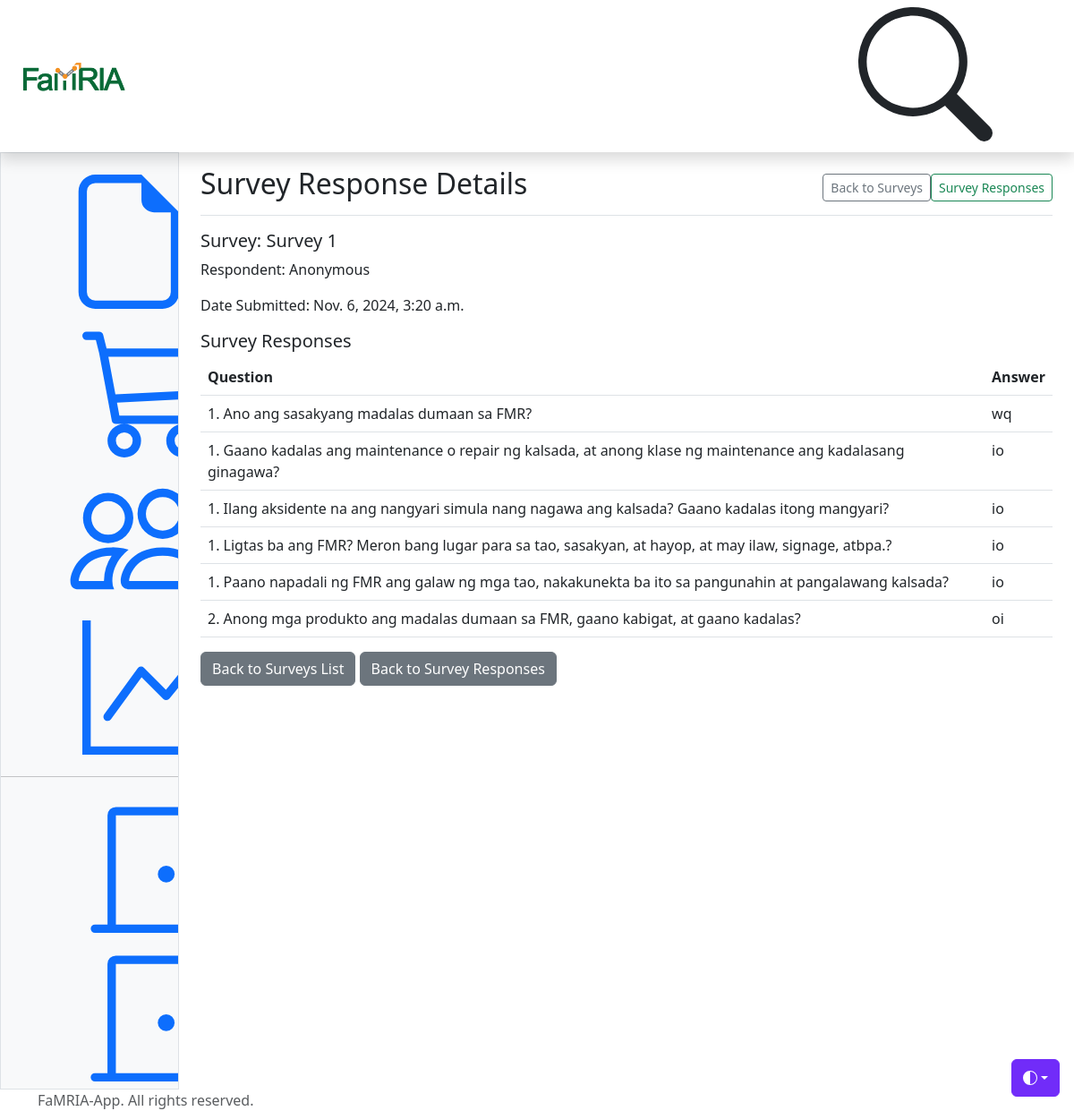
The page /surveys/responses/1 (signed in) on the database its author committed.
### survey/models.py (models this page shows, shortened)
class SurveyResponse(models.Model):
    survey = models.ForeignKey(Survey, on_delete=models.CASCADE)
    respondent = models.TextField(_("Respondent Name"), null=True, default='Anonymous')
    created_at = models.DateTimeField(auto_now_add=True)

class Survey(models.Model):
    title = models.CharField(max_length=255)
    description = models.TextField(blank=True, null=True)
    created_by = models.ForeignKey(User, on_delete=models.CASCADE, default=1)
    created_at = models.DateTimeField(auto_now_add=True)
    updated_at = models.DateTimeField(auto_now=True)
    status = models.IntegerField(_("Status"), default=0) # 1=Accepting Responses, 0 = Otherwise

class Response(models.Model):
    survey_question = models.ForeignKey(SurveyQuestion, on_delete=models.CASCADE)
    respondent = models.ForeignKey(SurveyResponse, on_delete=models.CASCADE, related_name='answers', verbose_name=_("Respondent"))
    answer = models.TextField()
    submitted_at = models.DateTimeField(auto_now_add=True)
    class Meta:
        ordering = ['submitted_at']

class SurveyQuestion(models.Model):
    survey = models.ForeignKey(Survey, on_delete=models.CASCADE)
    question = models.ForeignKey(Question, on_delete=models.CASCADE)
    order = models.PositiveIntegerField(default=1)
    user = models.ForeignKey(User, verbose_name=_("Modified/Added by"), on_delete=models.CASCADE, default=1)
    class Meta:
        unique_together = ('survey', 'question')
        ordering = ['order']

class Question(MPTTModel):
    SECTOR_CHOICES = [
        ('general', 'General'),
        ('environmental', 'Environmental'),
        ('social', 'Social'),
        ('economic', 'Economic'),
        ('physical', 'Physical'),
    ]
    QUESTION_TYPES = [
        ('multiple_choice', 'Multiple Choice'),
        ('multiple_select', 'Multiple Select'),
        ('text', 'Text'),
        ('rating', 'Rating'),
    ]
    text = models.TextField()
    question_type = models.CharField(max_length=50, choices=QUESTION_TYPES, default='text')
    options = models.JSONField(blank=True, null=True)
    sector = models.CharField(max_length=50, choices=SECTOR_CHOICES)
    version = models.PositiveIntegerField(default=1)
    parent = TreeForeignKey('self', on_delete=models.CASCADE, null=True, blank=True, related_name='sub_questions')
    created_at = models.DateTimeField(auto_now_add=True)
    updated_at = models.DateTimeField(auto_now=True)
    user = models.ForeignKey(User, verbose_name=_("Created/Modified by"), on_delete=models.CASCADE, default=1)
    class MPTTMeta:
        order_insertion_by = ['text']
    def __str__(self):
        return self.text

### survey/views.py (the view)
# urls.py: path('surveys/responses/<int:id>', survey_response_detail, name='survey-response-detail'),
@login_required
def survey_response_detail(request, id):
    survey_response = get_object_or_404(SurveyResponse, id=id)
    return render(request, 'surveys/survey_response_detail.html', {
        'survey_response': survey_response,
    })

### survey/templates/surveys/survey_response_detail.html (shortened to what this page needs)
{% extends "dashboard.html" %}
{% block main_content %}
<div class="d-flex justify-content-between flex-wrap flex-md-nowrap align-items-center pt-3 pb-2 mb-3 border-bottom">
    <h1 class="h2">Survey Response Details</h1>
    <div class="btn-toolbar mb-2 mb-md-0">
      <a href="{% url 'survey-list' %}" type="button" class="btn btn-sm btn-outline-secondary">Back to Surveys</a>
      <a href="{% url 'survey-responses' %}" type="button" class="btn btn-sm btn-outline-success">Survey Responses
      </a>
    </div>
  </div>
    <div class="response-info">
        <h5>Survey: {{ survey_response.survey.title }}</h5>
        <p>Respondent: {{ survey_response.respondent }}</p>
        <p>Date Submitted: {{ survey_response.created_at }}</p>
    </div>
    <h5>Survey Responses</h5>
    <table class="table">
        <thead>
            <tr>
                <th>Question</th>
                <th>Answer</th>
            </tr>
        </thead>
        <tbody>
            {% for answer in survey_response.answers.all %}
            <tr>
                <td>{{ answer.survey_question.question }}</td>
                <td>{{ answer.answer }}</td>
            </tr>
            {% empty %}
            <tr>
                <td colspan="2">No answers found for this response.</td>
            </tr>
            {% endfor %}
        </tbody>
    </table>
    <a href="{% url 'survey-list' %}" class="btn btn-secondary">Back to Surveys List</a>
    <a href="{% url 'survey-specific-responses' survey_response.survey.id %}" class="btn btn-secondary">Back to Survey Responses</a>
{% endblock %}

### rows shown on the page
SurveyResponse: survey "Survey 1", respondent "Anonymous", created_at "Nov. 6, 2024, 3:20 a.m."
Response: survey_question.question "1. Ano ang sasakyang madalas dumaan sa FMR?", answer "wq"
Response: survey_question.question "1. Gaano kadalas ang maintenance o repair ng kalsada, at anong klase ng maintenance ang kadalasang ginagawa?", answer "io"
Response: survey_question.question "1. Ilang aksidente na ang nangyari simula nang nagawa ang kalsada? Gaano kadalas itong mangyari?", answer "io"
Response: survey_question.question "1. Ligtas ba ang FMR? Meron bang lugar para sa tao, sasakyan, at hayop, at may ilaw, signage, atbpa.?", answer "io"
Response: survey_question.question "1. Paano napadali ng FMR ang galaw ng mga tao, nakakunekta ba ito sa pangunahin at pangalawang kalsada?", answer "io"
Response: survey_question.question "2. Anong mga produkto ang madalas dumaan sa FMR, gaano kabigat, at gaano kadalas?", answer "oi"
